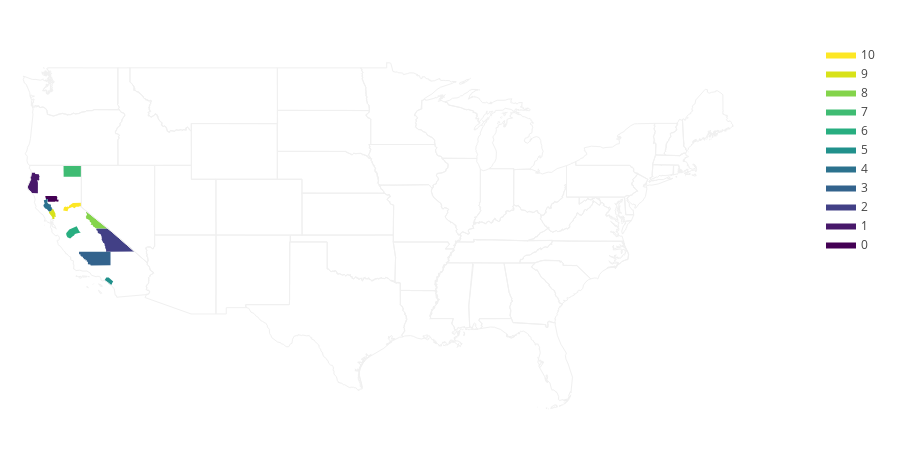

Notebook cell for this chart:
### Code cell
import plotly.figure_factory as ff

fips = ['06021', '06023', '06027',
        '06029', '06033', '06059',
        '06047', '06049', '06051',
        '06055', '06061']
values = range(len(fips))

fig = ff.create_choropleth(fips=fips, values=values)
fig.layout.template = None
fig.show()

### Figure 1 — Plotly figure (JSON) as saved in the notebook; plotly's stock layout.template omitted (floating-point values rounded to 4 significant figures; data arrays with more than 128 entries replaced by an {"elided": "..."} marker saying what was removed)
{"data": [{"fill": "toself", "fillcolor": "rgb(68, 1, 84)", "hoverinfo": "none", "line": {"color": "rgb(0, 0, 0)", "width": 0}, "mode": "lines", "name": "0", "type": "scatter", "x": [-122.9, -122.9, -122.0, -121.9, -122.0, -122.0, -122.0, -121.9, -121.9, -121.9, -122.1, -122.1, -122.7, -122.7, -122.9, -122.9, -122.9, null], "y": [39.75, 39.8, 39.8, 39.7, 39.67, 39.65, 39.54, 39.54, 39.43, 39.38, 39.41, 39.39, 39.38, 39.58, 39.58, 39.71, 39.75, null]}, {"fill": "toself", "fillcolor": "rgb(72, 24, 106)", "hoverinfo": "none", "line": {"color": "rgb(0, 0, 0)", "width": 0}, "mode": "lines", "name": "1", "type": "scatter", "x": [-124.4, -124.1, -124.1, -124.2, -124.2, -124.1, -124.1, -123.8, -123.8, -123.5, -123.5, -123.4, -123.5, -123.4, -123.5, -123.6, -123.6, -123.6, -123.5, -123.5, -124.1, -124.1, -124.4, -124.3, -124.4, null], "y": [40.44, 40.93, 41.03, 41.05, 41.13, 41.23, 41.46, 41.46, 41.38, 41.37, 41.24, 41.18, 41.08, 41.01, 40.91, 40.95, 40.93, 40.84, 40.73, 40.0, 40.02, 40.1, 40.26, 40.31, 40.44, null]}, {"fill": "toself", "fillcolor": "rgb(66, 64, 134)", "hoverinfo": "none", "line": {"color": "rgb(0, 0, 0)", "width": 0}, "mode": "lines", "name": "2", "type": "scatter", "x": [-118.8, -118.8, -118.8, -117.8, -115.6, -118.0, -118.0, -118.1, -118.1, -118.1, -118.1, -118.2, -118.1, -118.2, -118.2, -118.2, -118.3, -118.3, -118.4, -118.3, -118.4, -118.4, -118.4, -118.4, -118.7, -118.7, -118.7, -118.7, -118.8, -118.8, null], "y": [37.39, 37.44, 37.46, 37.46, 35.81, 35.79, 35.93, 36.09, 36.17, 36.28, 36.35, 36.39, 36.42, 36.43, 36.48, 36.52, 36.56, 36.6, 36.69, 36.72, 36.83, 36.84, 36.89, 37.06, 37.14, 37.23, 37.26, 37.33, 37.33, 37.39, null]}, {"fill": "toself", "fillcolor": "rgb(51, 99, 141)", "hoverinfo": "none", "line": {"color": "rgb(0, 0, 0)", "width": 0}, "mode": "lines", "name": "3", "type": "scatter", "x": [-120.2, -117.6, -117.6, -118.9, -118.9, -119.2, -119.3, -119.5, -119.5, -119.6, -119.6, -119.7, -119.7, -119.8, -119.8, -119.9, -119.9, -120.0, -120.0, -120.1, -120.1, -120.2, -120.2, null], "y": [35.79, 35.8, 34.82, 34.82, 34.79, 34.81, 34.88, 34.9, 35.08, 35.09, 35.18, 35.17, 35.26, 35.26, 35.35, 35.35, 35.44, 35.44, 35.47, 35.53, 35.61, 35.61, 35.79, null]}, {"fill": "toself", "fillcolor": "rgb(44, 114, 142)", "hoverinfo": "none", "line": {"color": "rgb(0, 0, 0)", "width": 0}, "mode": "lines", "name": "4", "type": "scatter", "x": [-123.1, -123.1, -123.0, -123.1, -123.1, -122.9, -122.9, -122.7, -122.7, -122.8, -122.7, -122.8, -122.7, -122.5, -122.5, -122.5, -122.4, -122.4, -122.3, -122.4, -122.4, -122.5, -122.6, -122.8, -122.9, -123.0, -123.1, -123.1, null], "y": [39.1, 39.17, 39.24, 39.41, 39.5, 39.53, 39.58, 39.58, 39.38, 39.38, 39.36, 39.31, 39.22, 39.21, 39.17, 39.05, 39.02, 38.96, 38.92, 38.9, 38.82, 38.71, 38.67, 38.86, 38.9, 39.0, 39.02, 39.1, null]}, {"fill": "toself", "fillcolor": "rgb(33, 145, 140)", "hoverinfo": "none", "line": {"color": "rgb(0, 0, 0)", "width": 0}, "mode": "lines", "name": "5", "type": "scatter", "x": [-118.1, -118.1, -118.0, -118.0, -117.8, -117.5, -117.5, -117.4, -117.5, -117.5, -117.6, -117.6, -118.1, null], "y": [33.75, 33.85, 33.9, 33.95, 33.95, 33.76, 33.71, 33.66, 33.53, 33.47, 33.45, 33.39, 33.75, null]}, {"fill": "toself", "fillcolor": "rgb(40, 174, 128)", "hoverinfo": "none", "line": {"color": "rgb(0, 0, 0)", "width": 0}, "mode": "lines", "name": "6", "type": "scatter", "x": [-121.2, -121.2, -121.2, -121.2, -121.0, -121.0, -120.4, -120.2, -120.1, -120.5, -120.6, -120.6, -120.7, -120.9, -121.1, -121.2, -121.2, -121.2, -121.2, null], "y": [37.03, 37.06, 37.09, 37.13, 37.35, 37.4, 37.63, 37.26, 37.18, 37.1, 37.0, 36.95, 36.95, 36.74, 36.84, 36.91, 36.93, 36.96, 37.03, null]}, {"fill": "toself", "fillcolor": "rgb(63, 188, 115)", "hoverinfo": "none", "line": {"color": "rgb(0, 0, 0)", "width": 0}, "mode": "lines", "name": "7", "type": "scatter", "x": [-121.5, -121.4, -120.0, -120.0, -121.4, -121.5, null], "y": [41.95, 42.0, 41.99, 41.18, 41.18, 41.95, null]}, {"fill": "toself", "fillcolor": "rgb(132, 212, 75)", "hoverinfo": "none", "line": {"color": "rgb(0, 0, 0)", "width": 0}, "mode": "lines", "name": "8", "type": "scatter", "x": [-119.6, -119.6, -119.6, -119.6, -119.5, -119.6, -119.6, -117.8, -118.9, -118.9, -119.0, -119.1, -119.3, -119.2, -119.2, -119.3, -119.3, -119.3, -119.4, -119.5, -119.5, -119.5, -119.6, -119.6, -119.6, null], "y": [38.29, 38.37, 38.39, 38.41, 38.48, 38.61, 38.71, 37.46, 37.48, 37.55, 37.58, 37.73, 37.73, 37.79, 37.89, 37.95, 38.02, 38.08, 38.12, 38.1, 38.16, 38.14, 38.2, 38.24, 38.29, null]}, {"fill": "toself", "fillcolor": "rgb(216, 226, 25)", "hoverinfo": "none", "line": {"color": "rgb(0, 0, 0)", "width": 0}, "mode": "lines", "name": "9", "type": "scatter", "x": [-122.6, -122.6, -122.5, -122.4, -122.4, -122.3, -122.2, -122.1, -122.1, -122.1, -122.1, -122.2, -122.2, -122.4, -122.3, -122.4, -122.5, -122.5, -122.6, null], "y": [38.6, 38.67, 38.71, 38.8, 38.86, 38.84, 38.7, 38.59, 38.51, 38.43, 38.32, 38.32, 38.16, 38.16, 38.19, 38.31, 38.42, 38.45, 38.6, null]}, {"fill": "toself", "fillcolor": "rgb(253, 231, 37)", "hoverinfo": "none", "line": {"color": "rgb(0, 0, 0)", "width": 0}, "mode": "lines", "name": "10", "type": "scatter", "x": [-121.5, -121.5, -121.4, -121.4, -121.3, -121.2, -121.1, -121.0, -121.0, -120.7, -120.0, -120.0, -120.1, -120.2, -120.4, -120.5, -120.6, -120.7, -120.8, -120.9, -120.9, -120.9, -121.1, -121.1, -121.5, null], "y": [38.75, 38.93, 38.93, 39.0, 39.05, 39.01, 39.04, 39.01, 39.11, 39.3, 39.32, 39.07, 39.07, 39.02, 39.03, 38.94, 38.91, 39.01, 39.0, 38.95, 38.96, 38.94, 38.9, 38.71, 38.75, null]}, {"hoverinfo": "text", "legendgroup": "centroids", "marker": {"color": "white", "opacity": 0}, "mode": "markers", "name": "US Counties", "selected": {"marker": {"color": "white", "opacity": 1, "size": 3}}, "showlegend": false, "text": ["County: Glenn<br>State: California<br>FIPS: 06021<br>Value: 0", "County: Humboldt<br>State: California<br>FIPS: 06023<br>Value: 1", "County: Inyo<br>State: California<br>FIPS: 06027<br>Value: 2", "County: Kern<br>State: California<br>FIPS: 06029<br>Value: 3", "County: Lake<br>State: California<br>FIPS: 06033<br>Value: 4", "County: Orange<br>State: California<br>FIPS: 06059<br>Value: 5", "County: Merced<br>State: California<br>FIPS: 06047<br>Value: 6", "County: Modoc<br>State: California<br>FIPS: 06049<br>Value: 7", "County: Mono<br>State: California<br>FIPS: 06051<br>Value: 8", "County: Napa<br>State: California<br>FIPS: 06055<br>Value: 9", "County: Placer<br>State: California<br>FIPS: 06061<br>Value: 10"], "type": "scatter", "unselected": {"marker": {"opacity": 0}}, "x": [-122.4, -123.9, -117.4, -118.7, -122.8, -117.8, -120.7, -120.7, -118.9, -122.3, -120.7], "y": [39.6, 40.7, 36.51, 35.34, 39.1, 33.7, 37.19, 41.59, 37.94, 38.51, 39.06]}, {"hoverinfo": "text", "legendgroup": "States", "line": {"color": "rgb(240, 240, 240)", "width": 1}, "mode": "lines", "showlegend": false, "type": "scatter", "x": {"elided": "10570 float values"}, "y": {"elided": "10570 float values"}}], "layout": {"annotations": [{"showarrow": false, "text": "<b></b>", "x": 1, "xanchor": "right", "xref": "paper", "y": 1.05, "yref": "paper"}], "dragmode": "select", "height": 450, "hovermode": "closest", "legend": {"traceorder": "reversed", "x": 1, "xanchor": "right", "y": 1, "yanchor": "top"}, "margin": {"b": 20, "l": 20, "r": 20, "t": 40}, "width": 900, "xaxis": {"autorange": false, "fixedrange": true, "range": [-125, -55], "showgrid": false, "showticklabels": false, "type": "linear", "zeroline": false}, "yaxis": {"autorange": false, "fixedrange": true, "range": [23, 51], "showgrid": false, "showticklabels": false, "type": "linear", "zeroline": false}}}
